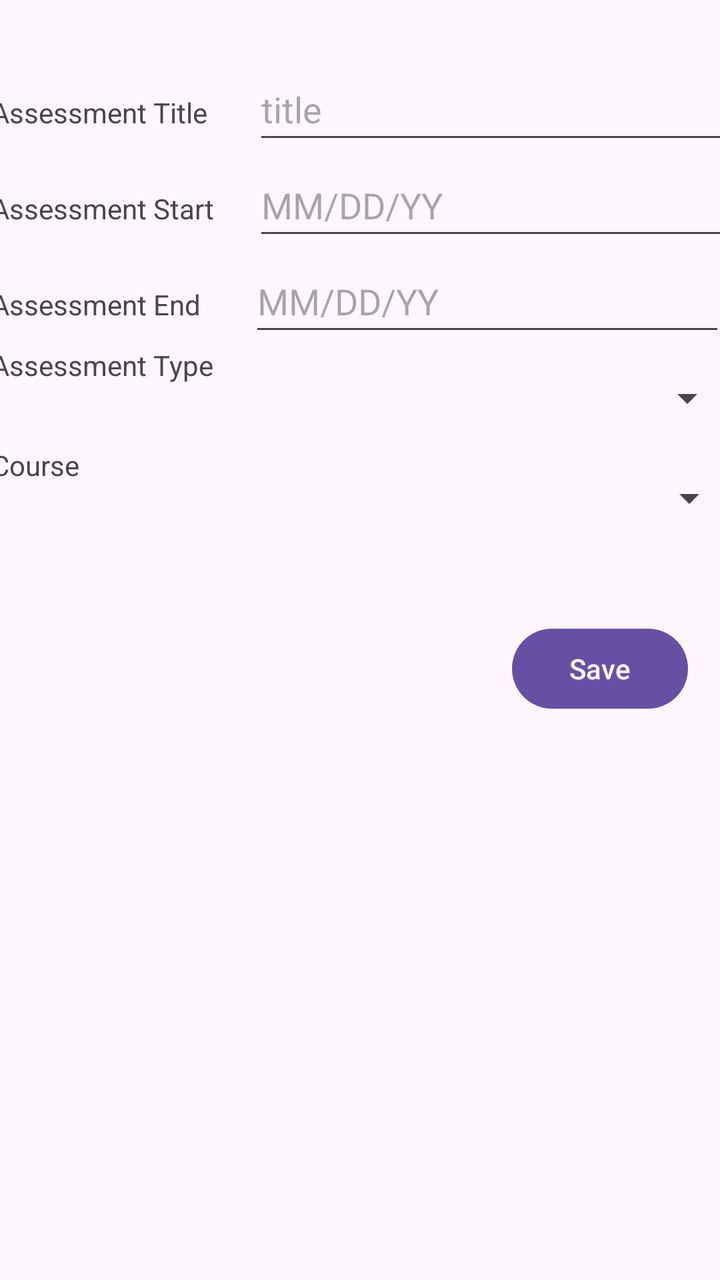
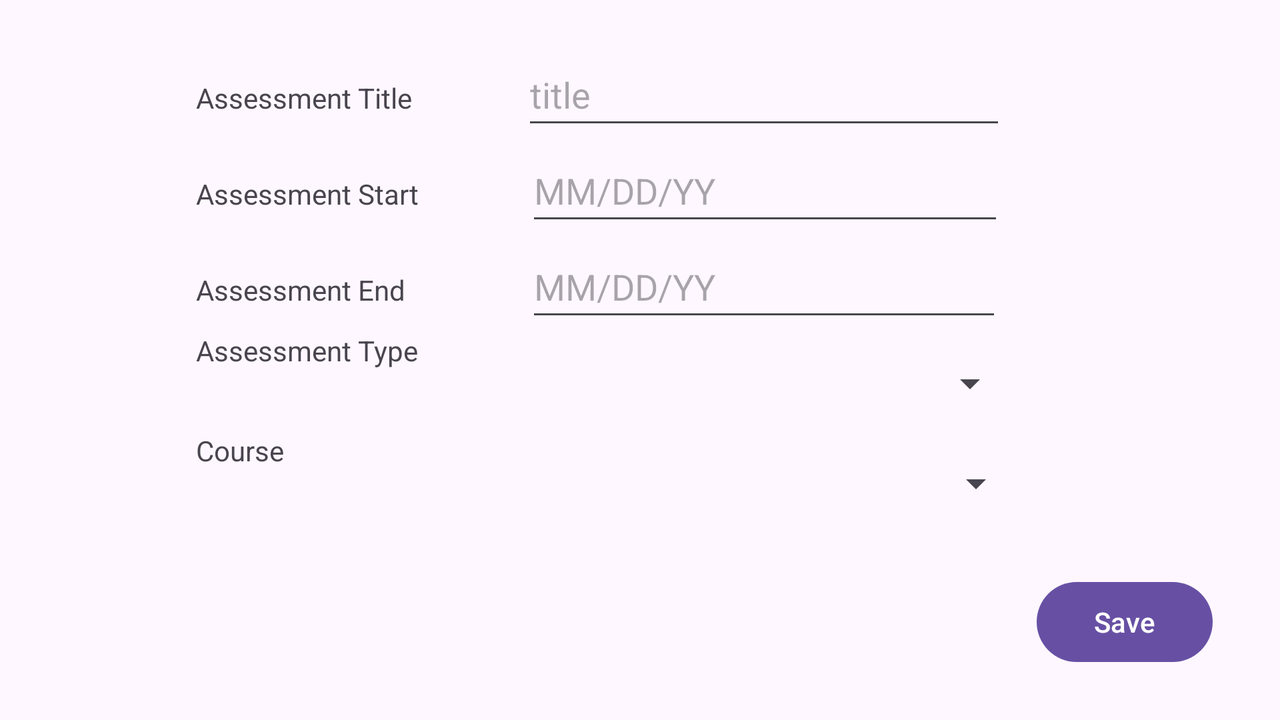

The same Android screen from two of the app's own layout files: first res/layout/ as a phone draws it, then the repository's variant for another configuration, drawn on a device whose configuration selects that folder. Both files follow.
<!-- AndroidManifest.xml: application theme Theme.StudentScheduler -->
<!-- res/layout/activity_detailed_assessments.xml -->
<?xml version="1.0" encoding="utf-8"?>
<androidx.constraintlayout.widget.ConstraintLayout xmlns:android="http://schemas.android.com/apk/res/android"
    xmlns:app="http://schemas.android.com/apk/res-auto"
    xmlns:tools="http://schemas.android.com/tools"
    android:layout_width="match_parent"
    android:layout_height="match_parent"
    tools:context=".Activity.DetailedAssessments">

    <ScrollView
        android:id="@+id/scrollView3"
        android:layout_width="372dp"
        android:layout_height="246dp"
        android:orientation="vertical"
        app:layout_constraintBottom_toBottomOf="parent"
        app:layout_constraintEnd_toEndOf="parent"
        app:layout_constraintHorizontal_bias="0.41"
        app:layout_constraintStart_toStartOf="parent"
        app:layout_constraintTop_toTopOf="parent"
        app:layout_constraintVertical_bias="0.074">

        <LinearLayout
            android:layout_width="match_parent"
            android:layout_height="wrap_content"
            android:orientation="vertical">

            <LinearLayout
                android:layout_width="match_parent"
                android:layout_height="wrap_content"
                android:orientation="horizontal">

                <TextView
                    android:id="@+id/assessmentTitle"
                    android:layout_width="131dp"
                    android:layout_height="wrap_content"
                    android:text="Assessment Title"
                    tools:ignore="DuplicateIds" />

                <EditText
                    android:id="@+id/assessmentTitleEdit"
                    android:layout_width="242dp"
                    android:layout_height="48dp"
                    android:hint="title" />

            </LinearLayout>

            <LinearLayout
                android:layout_width="match_parent"
                android:layout_height="wrap_content"
                android:orientation="horizontal">

                <TextView
                    android:id="@+id/assessmentStart"
                    android:layout_width="131dp"
                    android:layout_height="wrap_content"
                    android:text="Assessment Start" />

                <EditText
                    android:id="@+id/assessmentStartEdit"
                    android:layout_width="239dp"
                    android:layout_height="48dp"
                    android:hint="MM/DD/YY"
                    android:inputType="date" />

            </LinearLayout>

            <LinearLayout
                android:layout_width="match_parent"
                android:layout_height="wrap_content"
                android:orientation="horizontal">

                <TextView
                    android:id="@+id/assessmentEnd"
                    android:layout_width="129dp"
                    android:layout_height="wrap_content"
                    android:text="Assessment End" />

                <EditText
                    android:id="@+id/assessmentEndEdit"
                    android:layout_width="238dp"
                    android:layout_height="48dp"
                    android:hint="MM/DD/YY"
                    android:inputType="date" />

            </LinearLayout>

            <LinearLayout
                android:layout_width="match_parent"
                android:layout_height="wrap_content"
                android:orientation="horizontal">

                <TextView
                    android:id="@+id/assessmentType"
                    android:layout_width="wrap_content"
                    android:layout_height="wrap_content"
                    android:text="Assessment Type" />

                <Spinner
                    android:id="@+id/assessmentTypeSpin"
                    android:layout_width="245dp"
                    android:layout_height="48dp"
                    android:layout_marginStart="16dp"
                    android:layout_marginTop="2dp" />

            </LinearLayout>

            <LinearLayout
                android:layout_width="wrap_content"
                android:layout_height="wrap_content"
                android:orientation="horizontal">

                <TextView
                    android:id="@+id/assessmentCourse"
                    android:layout_width="111dp"
                    android:layout_height="wrap_content"
                    android:text="Course" />

                <Spinner
                    android:id="@+id/courseSpin"
                    android:layout_width="246dp"
                    android:layout_height="48dp"
                    android:layout_marginStart="16dp"
                    android:layout_marginTop="2dp" />

            </LinearLayout>

        </LinearLayout>

    </ScrollView>

    <Button
        android:id="@+id/saveAssessmentBtn"
        android:layout_width="wrap_content"
        android:layout_height="48dp"
        android:text="Save"
        app:layout_constraintBottom_toBottomOf="parent"
        app:layout_constraintEnd_toEndOf="parent"
        app:layout_constraintHorizontal_bias="0.941"
        app:layout_constraintStart_toStartOf="parent"
        app:layout_constraintTop_toTopOf="parent"
        app:layout_constraintVertical_bias="0.524" />

</androidx.constraintlayout.widget.ConstraintLayout>
<!-- resources referenced by this layout -->
<resources>
  <style name="Theme.StudentScheduler" parent="Base.Theme.StudentScheduler" />
  <style name="Base.Theme.StudentScheduler" parent="Theme.Material3.DayNight">
          
          
      </style>
</resources>
<!-- res/layout-land/activity_detailed_assessments.xml (the repository's variant of the layout above) -->
<!-- drawn on the phone turned sideways -->
<?xml version="1.0" encoding="utf-8"?>
<androidx.constraintlayout.widget.ConstraintLayout xmlns:android="http://schemas.android.com/apk/res/android"
    xmlns:app="http://schemas.android.com/apk/res-auto"
    xmlns:tools="http://schemas.android.com/tools"
    android:layout_width="match_parent"
    android:layout_height="match_parent"
    tools:context=".Activity.DetailedAssessments">

    <LinearLayout
        android:layout_width="444dp"
        android:layout_height="317dp"
        android:orientation="vertical"
        app:layout_constraintBottom_toBottomOf="parent"
        app:layout_constraintEnd_toEndOf="parent"
        app:layout_constraintStart_toStartOf="parent"
        app:layout_constraintTop_toTopOf="parent">

        <LinearLayout
            android:layout_width="match_parent"
            android:layout_height="wrap_content"
            android:orientation="horizontal">

            <TextView
                android:id="@+id/assessmentTitle"
                android:layout_width="163dp"
                android:layout_height="wrap_content"
                android:text="Assessment Title"
                tools:ignore="DuplicateIds" />

            <EditText
                android:id="@+id/assessmentTitleEdit"
                android:layout_width="242dp"
                android:layout_height="48dp"
                android:hint="title" />

        </LinearLayout>

        <LinearLayout
            android:layout_width="match_parent"
            android:layout_height="wrap_content"
            android:orientation="horizontal">

            <TextView
                android:id="@+id/assessmentStart"
                android:layout_width="165dp"
                android:layout_height="wrap_content"
                android:text="Assessment Start" />

            <EditText
                android:id="@+id/assessmentStartEdit"
                android:layout_width="239dp"
                android:layout_height="48dp"
                android:hint="MM/DD/YY"
                android:inputType="date" />

        </LinearLayout>

        <LinearLayout
            android:layout_width="match_parent"
            android:layout_height="wrap_content"
            android:orientation="horizontal">

            <TextView
                android:id="@+id/assessmentEnd"
                android:layout_width="165dp"
                android:layout_height="wrap_content"
                android:text="Assessment End" />

            <EditText
                android:id="@+id/assessmentEndEdit"
                android:layout_width="238dp"
                android:layout_height="48dp"
                android:hint="MM/DD/YY"
                android:inputType="date" />

        </LinearLayout>

        <LinearLayout
            android:layout_width="match_parent"
            android:layout_height="wrap_content"
            android:orientation="horizontal">

            <TextView
                android:id="@+id/assessmentType"
                android:layout_width="150dp"
                android:layout_height="wrap_content"
                android:text="Assessment Type" />

            <Spinner
                android:id="@+id/assessmentTypeSpin"
                android:layout_width="245dp"
                android:layout_height="48dp"
                android:layout_marginStart="16dp"
                android:layout_marginTop="2dp" />

        </LinearLayout>

        <LinearLayout
            android:layout_width="wrap_content"
            android:layout_height="wrap_content"
            android:orientation="horizontal">

            <TextView
                android:id="@+id/assessmentCourse"
                android:layout_width="152dp"
                android:layout_height="wrap_content"
                android:text="Course" />

            <Spinner
                android:id="@+id/courseSpin"
                android:layout_width="246dp"
                android:layout_height="48dp"
                android:layout_marginStart="16dp"
                android:layout_marginTop="2dp" />

        </LinearLayout>

    </LinearLayout>

    <Button
        android:id="@+id/saveAssessmentBtn"
        android:layout_width="wrap_content"
        android:layout_height="48dp"
        android:text="Save"
        app:layout_constraintBottom_toBottomOf="parent"
        app:layout_constraintEnd_toEndOf="parent"
        app:layout_constraintHorizontal_bias="0.939"
        app:layout_constraintStart_toStartOf="parent"
        app:layout_constraintTop_toTopOf="parent"
        app:layout_constraintVertical_bias="0.92" />

</androidx.constraintlayout.widget.ConstraintLayout>
